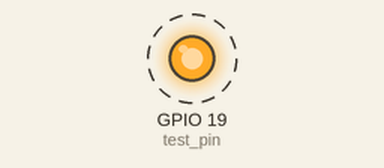
A program run on a simulated Raspberry Pi (BCM pin numbers). Shown: output pins drawn as LEDs (lit = HIGH). Dashed ring = blinking. What the program prints to the terminal is not drawn. At 10.0 s the program stops and its outputs stay as they are.

Above: at 0.5 s.
Timing chart, 0 to 4.6 s (numbered marks = the images above):
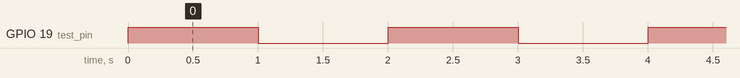

The program:

led.py
```python
import RPi.GPIO as GPIO
import time

GPIO.setmode(GPIO.BCM)
GPIO.setwarnings(False)

test_pin = 19  # Replace with your GPIO pin number
GPIO.setup(test_pin, GPIO.OUT)

print("Turning LED on and off...")
for _ in range(5):
    GPIO.output(test_pin, GPIO.HIGH)  # Turn LED on
    time.sleep(1)  # Wait for 1 second
    GPIO.output(test_pin, GPIO.LOW)   # Turn LED off
    time.sleep(1)

GPIO.cleanup()
```

Measured:
- by itself, GPIO 19 (test_pin): alternates HIGH for 1.0 s and LOW for 1.0 s, 10 changes in all, then stays LOW
